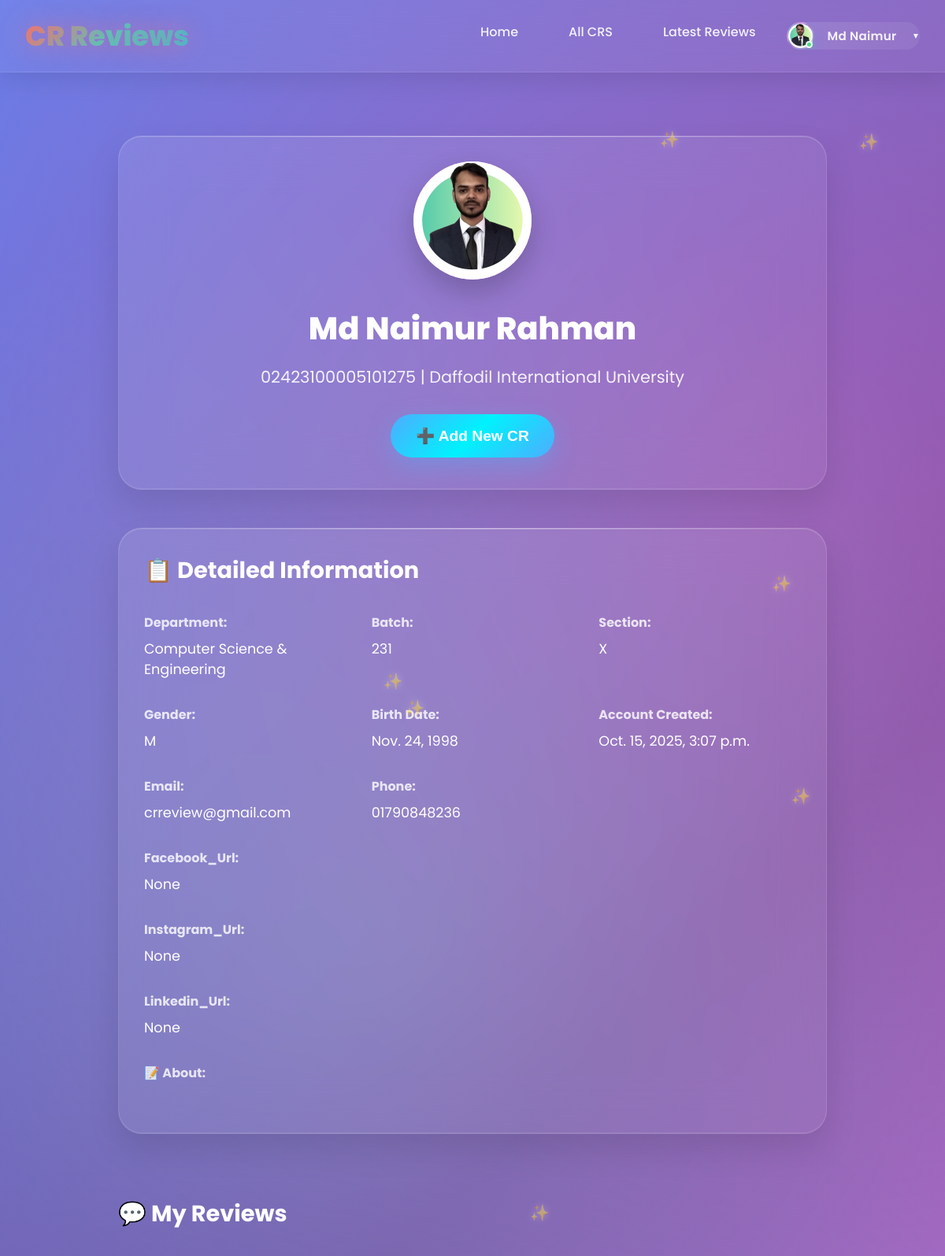
The page /view_profile/md-naimur-rahman/ (signed in, upper part) on the database as committed earlier.
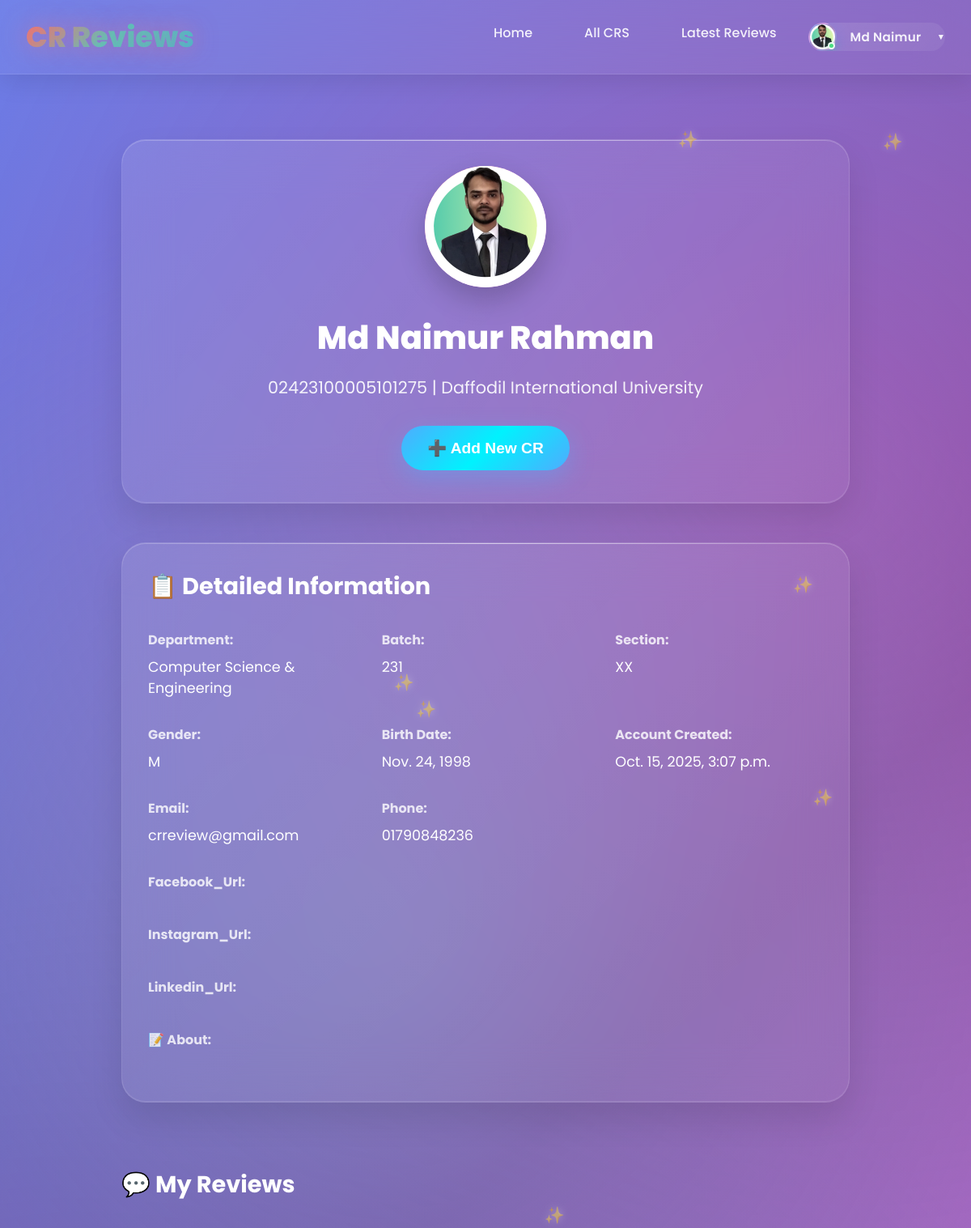
The same page on the database as committed later.
### userprofile/models.py (models this page shows, shortened)
class User(AbstractBaseUser,PermissionsMixin):
    university=models.ForeignKey(University, on_delete=models.SET_NULL,related_name='university',null=True,blank=True)
    department=models.ForeignKey(Department, on_delete=models.SET_NULL,related_name='department',null=True,blank=True)
    profile_picture=models.ImageField(upload_to=user_profile_picture_path,null=True,blank=True)
    first_name = models.CharField(max_length=50)
    last_name = models.CharField(max_length=50)
    gender = models.CharField(choices=[('M', 'Male'), ('F', 'Female')], max_length=1)
    email = models.EmailField(unique=True)
    phone=models.CharField(max_length=20,null=True,blank=True)
    date_of_birth=models.DateField(null=True,blank=True)
    student_id=models.CharField(max_length=50,unique=True)
    batch=models.CharField(max_length=20,null=True,blank=True)
    section=models.CharField(max_length=20,null=True,blank=True)
    bio=models.TextField(null=True,blank=True)
    facebook_url=models.URLField(null=True,blank=True)
    instagram_url=models.URLField(null=True,blank=True)
    linkedin_url=models.URLField(null=True,blank=True)
    role=models.CharField(max_length=20, default='student')
    slug=models.SlugField(blank=True,unique=True)
    is_active = models.BooleanField(default=True)
    is_staff = models.BooleanField(default=False)
    created_at = models.DateTimeField(auto_now_add=True)
    updated_at = models.DateTimeField(auto_now=True)
    deleted_at = models.DateTimeField(blank=True, null=True)
    USERNAME_FIELD = 'email'
    REQUIRED_FIELDS = ['first_name','last_name']
    objects = CustomUserManager()
    def get_full_name(self):
        return f"{self.first_name} {self.last_name}"

### cr/models.py (models this page shows, shortened)
class University(models.Model):
    Public = "Public"
    Private = "Private"
    university_type = [
        (Public,"Public"),
        (Private,"Private"),
    ]
    title =models.CharField(max_length=100,unique=True,blank=False,null=False)
    type =models.CharField(max_length=100,choices=university_type)
    address=models.CharField(max_length=150, blank=True, null=True)
    slug=models.SlugField(blank=True,unique=True)
    created_at=models.DateTimeField(auto_now_add=True)
    updated_at=models.DateTimeField(auto_now=True)
    daleted_at=models.DateTimeField(auto_now=True,blank=True,null=True)
    def __str__(self):
        return self.title

class Department(models.Model):
    university=models.ForeignKey(University, on_delete=models.CASCADE,related_name='departments')
    title=models.CharField(max_length=50,unique=True,blank=False,null=False)
    code=models.CharField(max_length=50,unique=True,blank=True,null=True)
    slug=models.SlugField(blank=True,unique=True)
    created_at=models.DateTimeField(auto_now_add=True)
    updated_at=models.DateTimeField(auto_now=True)
    daleted_at=models.DateTimeField(auto_now=True,blank=True,null=True)
    def __str__(self):
        return self.title

### userprofile/views.py (the view)
# urls.py: path('view_profile/<str:slug>/',view_profile,name="view_profile"),
def view_profile(request,slug):
    user = User.objects.get(email=request.user.email,slug=slug)
    review = Review.objects.filter(user=user).order_by('-created_at')
    paginator = Paginator(review,5)
    page_number = request.GET.get('page',1)
    try:
        review = paginator.page(page_number)
    except PageNotAnInteger:
        review = paginator.page(1)
    except EmptyPage:
        review = paginator.page(1)
    context = {
        'user':user,
        'review':review,
    }
    return render(request,'user_profile/view_profile.html',context)

### templates/user_profile/view_profile.html (shortened to what this page needs)
{% extends 'base.html' %}
{% load static %}
{% block content %}
    <div id="cr-profile" class="page">
        <div class="container">
            <div style="max-width: 900px; margin: 0 auto;">
                <div class="search-section" style="text-align: center; margin-bottom: 3rem;">
                    <div class="profile-photo" style="width: 150px; height: 150px; font-size: 4rem; margin: 0 auto 2rem; position: relative;" id="profile-photo">
                         {% if user.profile_picture %}
                        <img src="{{ user.profile_picture.url }}" alt="{{ user.name }}" />
                        {% else %}
                        <span>{{ user.first_name|first|upper }}</span>
                        {% endif %}
                    </div>
                    <h1 style="color: white; font-size: 2.5rem; font-weight: 800; margin-bottom: 1rem;" id="profile-name">{{user.get_full_name}}</h1>
                    <p style="color: rgba(255,255,255,0.9); font-size: 1.3rem; margin-bottom: 1.5rem;" id="profile-info">
                        {{user.student_id}} | {{user.university}}
                    </p>
                    {% if user.is_authenticated %}
                    <button class="btn" onclick="window.location.href='{% url 'add_cr'%}'" style="font-size: 1.2rem; padding: 1rem 2rem;">
                        ➕ Add New CR
                    </button>
                    {% endif %}
                </div>
                <div class="search-section">
                    <h2 style="color: white; font-size: 1.8rem; font-weight: 700; margin-bottom: 2rem;">📋 Detailed Information</h2>
                    <div style="display: grid; grid-template-columns: repeat(auto-fit, minmax(250px, 1fr)); gap: 2rem; margin-bottom: 2rem;" id="profile-details">
                        <div>
                            <strong style="color: rgba(255,255,255,0.8);">Department:</strong>
                            <p style="color: white; font-size: 1.1rem; margin-top: 0.5rem;">{{user.department}}</p>
                        </div>
                        <div>
                            <strong style="color: rgba(255,255,255,0.8);">Batch:</strong>
                            <p style="color: white; font-size: 1.1rem; margin-top: 0.5rem;">{{user.batch}}</p>
                        </div>
                        <div>
                            <strong style="color: rgba(255,255,255,0.8);">Section:</strong>
                            <p style="color: white; font-size: 1.1rem; margin-top: 0.5rem;">{{user.section}}</p>
                        </div>
                    </div>
                    <div style="display: grid; grid-template-columns: repeat(auto-fit, minmax(250px, 1fr)); gap: 2rem; margin-bottom: 2rem;">
                         <div>
                            <strong style="color: rgba(255,255,255,0.8);">Gender:</strong>
                            <p style="color: white; font-size: 1.1rem; margin-top: 0.5rem; word-break: break-all;">{{user.gender}}</p>
                        </div>
                         <div>
                            <strong style="color: rgba(255,255,255,0.8);">Birth Date:</strong>
                            <p style="color: white; font-size: 1.1rem; margin-top: 0.5rem; word-break: break-all;">{{user.date_of_birth}}</p>
                        </div>
                        <div>
                            <strong style="color: rgba(255,255,255,0.8);">Account Created:</strong>
                            <p style="color: white; font-size: 1.1rem; margin-top: 0.5rem; word-break: break-all;">{{user.created_at}}</p>
                        </div>
                        <div>
                            <strong style="color: rgba(255,255,255,0.8);">Email:</strong>
                            <p style="color: white; font-size: 1.1rem; margin-top: 0.5rem; word-break: break-all;">{{user.email}}</p>
                        </div>
                        <div>
                            <strong style="color: rgba(255,255,255,0.8);">Phone:</strong>
                            <p style="color: white; font-size: 1.1rem; margin-top: 0.5rem;">{{user.phone}}</p>
                        </div>
                    </div>
                     <div style="display: grid; grid-template-columns: repeat(auto-fit, minmax(250px, 1fr)); gap: 2rem; margin-bottom: 2rem;">
                         <div>
                            <strong style="color: rgba(255,255,255,0.8);">Facebook_Url:</strong>
                            <p style="color: white; font-size: 1.1rem; margin-top: 0.5rem; word-break: break-all;">{{user.facebook_url}}</p>
                        </div>
                    </div>
                    <div style="display: grid; grid-template-columns: repeat(auto-fit, minmax(250px, 1fr)); gap: 2rem; margin-bottom: 2rem;">
                         <div>
                            <strong style="color: rgba(255,255,255,0.8);">Instagram_Url:</strong>
                            <p style="color: white; font-size: 1.1rem; margin-top: 0.5rem; word-break: break-all;">{{user.instagram_url}}</p>
                        </div>
                    </div>
                     <div style="display: grid; grid-template-columns: repeat(auto-fit, minmax(250px, 1fr)); gap: 2rem; margin-bottom: 2rem;">
                         <div>
                            <strong style="color: rgba(255,255,255,0.8);">Linkedin_Url:</strong>
                            <p style="color: white; font-size: 1.1rem; margin-top: 0.5rem; word-break: break-all;">{{user.linkedin_url}}</p>
                        </div>
                    </div>
                    <div style="margin: 2rem 0;">
                        <strong style="color: rgba(255,255,255,0.8);">📝 About:</strong>
                    </div>
                </div>
                <div class="section">
                    <h2 style="color: white; font-size: 1.8rem; font-weight: 700; margin-bottom: 2rem;">💬 My Reviews</h2>
                </div>
            </div>
        </div>
    </div>
{% endblock content %}

### templates/base.html (shortened to what this page needs)
<!DOCTYPE html>
<html lang="en">
{% load static %}
<head>
    <link rel="stylesheet" href="{% static 'style.css' %}">
    <link rel="stylesheet" href="{% static 'add_cr.css' %}">
    <link rel="stylesheet" href="{% static 'user_dashboard.css' %}">
    <link rel="stylesheet" href="{% static 'edit_user_settings.css' %}">
</head>
<body>
    <nav class="navbar">
        <div class="nav-container">
            <a href="home.html" class="logo">CR Reviews</a>
            <ul class="nav-links">
                <li><a href="{% url 'home' %}" class="nav-link">Home</a></li>
                <li><a href="{% url 'all_cr' %}" class="nav-link" >All CRS</a></li>
                <li><a href="{% url 'latest_reviews' %}" class="nav-link" >Latest Reviews</a></li>
                {% if user.is_authenticated %}
                <li class="user-dropdown">
                <a href="#" class="nav-link user-profile-btn">
                    <span class="user-avatar">
                    {% if user.profile_picture %}
                        <img src="{{ user.profile_picture.url }}" alt="{{ user.name }}" />
                    {% else %}
                        {{ user.first_name|first|upper }}
                    {% endif %}
                    </span>
                    <span class="user-name">{{user.first_name}}</span>
                    <span class="dropdown-arrow">▼</span>
                </a>
                </li>
                {% else %}
                <li><a href="{% url 'login'%}" class="nav-link" >Login</a></li>
                <li><a href="{%url 'registration'%}" class="nav-link">Registration</a></li>
                {% endif %}
            </ul>
        </div>
    </nav>
    {% block content %}
    {% endblock content %}
</body>
</html>

Rows that differ between the two databases and show on the page:
changed User "Md Naimur Rahman": section "X" → "XX"; facebook_url "None" → (not shown); instagram_url "None" → (not shown); linkedin_url "None" → (not shown)
